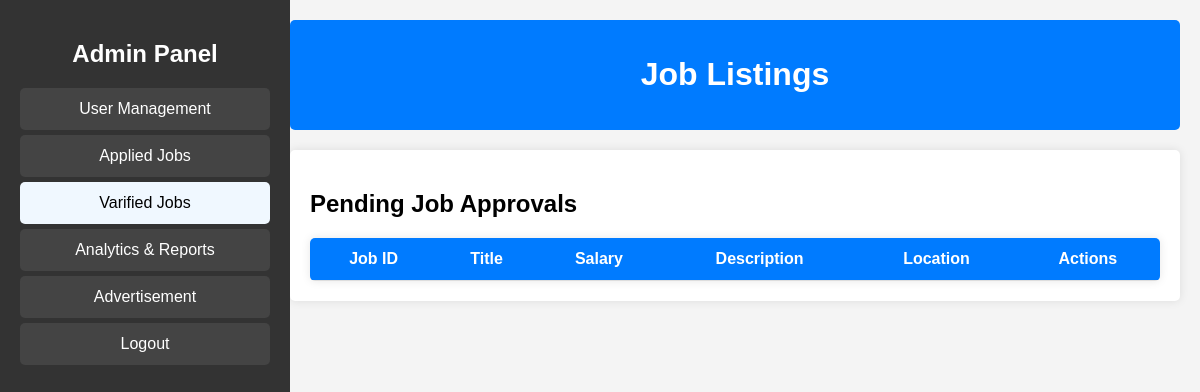
Before: /Admin/varified_jobs.php with the older database file.
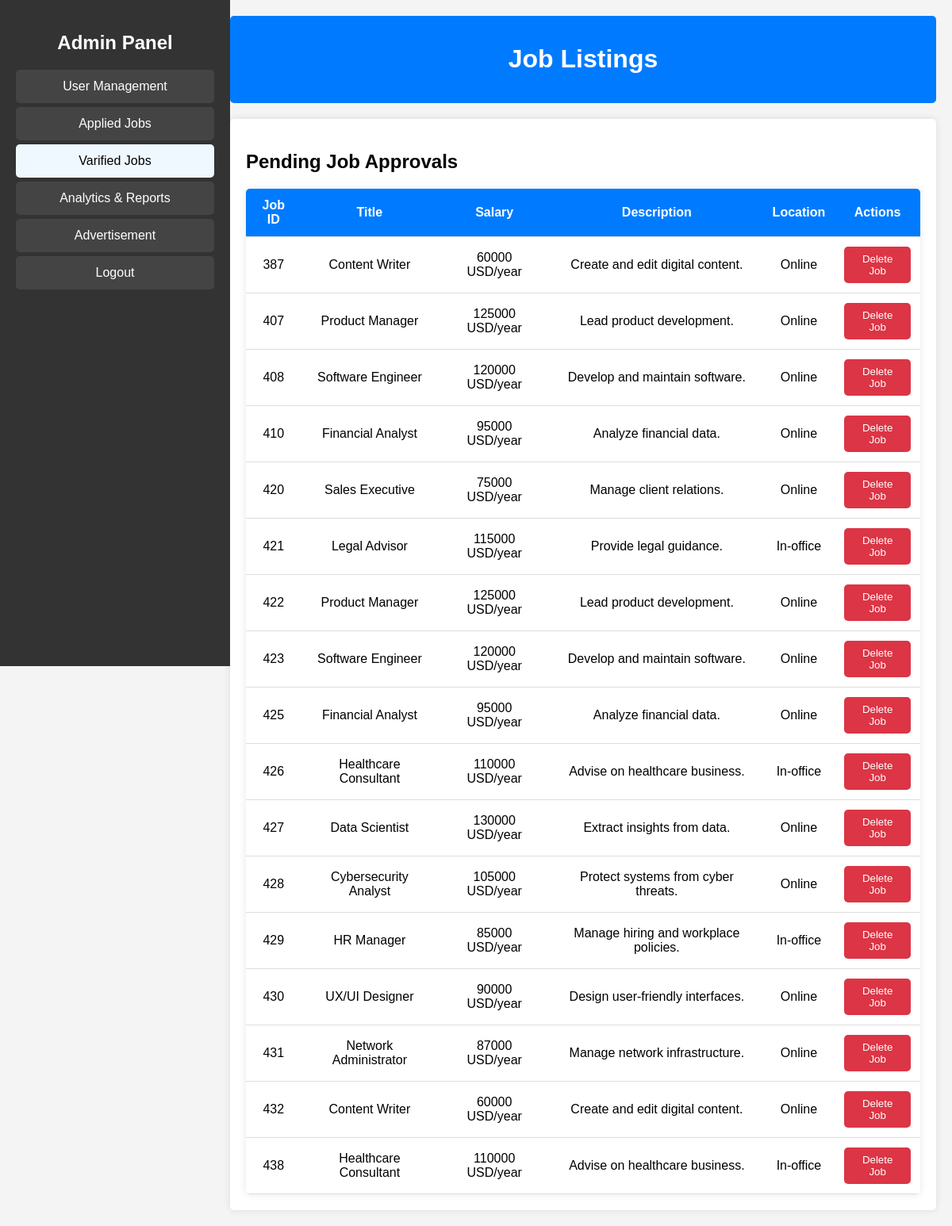
After: the same page with the newer database file.
### tables this page shows
CREATE TABLE `Jobs` (
  `job_id` int(11) NOT NULL AUTO_INCREMENT,
  `title` varchar(255) DEFAULT NULL,
  `salary` varchar(50) DEFAULT NULL,
  `description` text DEFAULT NULL,
  `category` enum('Software','Marketing','Finance','Healthcare') DEFAULT NULL,
  `job_type` enum('Full-time','Part-time') DEFAULT NULL,
  `location` enum('Online','In-office') DEFAULT NULL,
  `Company` varchar(50) NOT NULL,
  `status` enum('pending','varified','rejected') DEFAULT 'pending',
  PRIMARY KEY (`job_id`)
);

### Server/get_data.php (called while the page is built, shortened)
<?php
include('connection.php');
$sql2 = "SELECT * FROM jobs WHERE status = 'varified'";
$varified_jobs = $conn->query($sql2);
?>

### Admin/varified_jobs.php (the view, shortened to what this page needs)
<!DOCTYPE html>
<html lang="en">
<head>
    <link rel="stylesheet" href="../Admin/jobs.css">
</head>
<body>
    <div class="sidebar">
        <h2>Admin Panel</h2>
        <ul>
            <li><a href="../Admin/user.php">User Management</a></li>
            <li><a href="../Admin/jobs.php">Applied Jobs</a></li>
            <li style="background-color: aliceblue;"><a style="color: black;" href="../Admin/varified_jobs.php">Varified
                    Jobs</a></li>
            <li><a href="../Admin/analytics.php">Analytics & Reports</a></li>
            <li><a href="../Admin/ads.php">Advertisement</a></li>
            <li><a href="../index.php">Logout</a></li>
        </ul>
    </div>
    <div class="main-content">
        <div class="header">
            <h1>Job Listings</h1>
        </div>
        <div class="content">
            <h2>Pending Job Approvals</h2>
            <table>
                <thead>
                    <tr>
                        <th>Job ID</th>
                        <th>Title</th>
                        <th>Salary</th>
                        <th>Description</th>
                        <th>Location</th>
                        <th>Actions</th>
                    </tr>
                </thead>
                <tbody>
                    <?php
                    include "../Server/get_data.php";
                    while ($row = $varified_jobs->fetch_assoc()) {
                        echo "<tr>
                            <td>" . $row['job_id'] . "</td>
                            <td>" . $row['title'] . "</td>
                            <td>" . $row['salary'] . "</td>
                            <td>" . $row['description'] . "</td>
                            <td>" . $row['location'] . "</td>
                    <td>
                        <a href='../Server/actions.php?delete_varified_job_id=" . $row['job_id'] . "'> <button  class='reject-btn'>Delete Job</button></a>
                    </td>
                    </tr>";
                    } ?>
                </tbody>
            </table>
        </div>
    </div>
</body>
</html>

Changed rows visible on the page:
added jobs: job_id "387", title "Content Writer", salary "60000 USD/year", description "Create and edit digital content.", location "Online"
added jobs: job_id "407", title "Product Manager", salary "125000 USD/year", description "Lead product development.", location "Online"
added jobs: job_id "408", title "Software Engineer", salary "120000 USD/year", description "Develop and maintain software.", location "Online"
added jobs: job_id "410", title "Financial Analyst", salary "95000 USD/year", description "Analyze financial data.", location "Online"
added jobs: job_id "420", title "Sales Executive", salary "75000 USD/year", description "Manage client relations.", location "Online"
added jobs: job_id "421", title "Legal Advisor", salary "115000 USD/year", description "Provide legal guidance.", location "In-office"
added jobs: job_id "422", title "Product Manager", salary "125000 USD/year", description "Lead product development.", location "Online"
added jobs: job_id "423", title "Software Engineer", salary "120000 USD/year", description "Develop and maintain software.", location "Online"
added jobs: job_id "425", title "Financial Analyst", salary "95000 USD/year", description "Analyze financial data.", location "Online"
added jobs: job_id "426", title "Healthcare Consultant", salary "110000 USD/year", description "Advise on healthcare business.", location "In-office"
added jobs: job_id "427", title "Data Scientist", salary "130000 USD/year", description "Extract insights from data.", location "Online"
added jobs: job_id "428", title "Cybersecurity Analyst", salary "105000 USD/year", description "Protect systems from cyber threats.", location "Online"
added jobs: job_id "429", title "HR Manager", salary "85000 USD/year", description "Manage hiring and workplace policies.", location "In-office"
added jobs: job_id "430", title "UX/UI Designer", salary "90000 USD/year", description "Design user-friendly interfaces.", location "Online"
added jobs: job_id "431", title "Network Administrator", salary "87000 USD/year", description "Manage network infrastructure.", location "Online"
added jobs: job_id "432", title "Content Writer", salary "60000 USD/year", description "Create and edit digital content.", location "Online"
added jobs: job_id "438", title "Healthcare Consultant", salary "110000 USD/year", description "Advise on healthcare business.", location "In-office"
